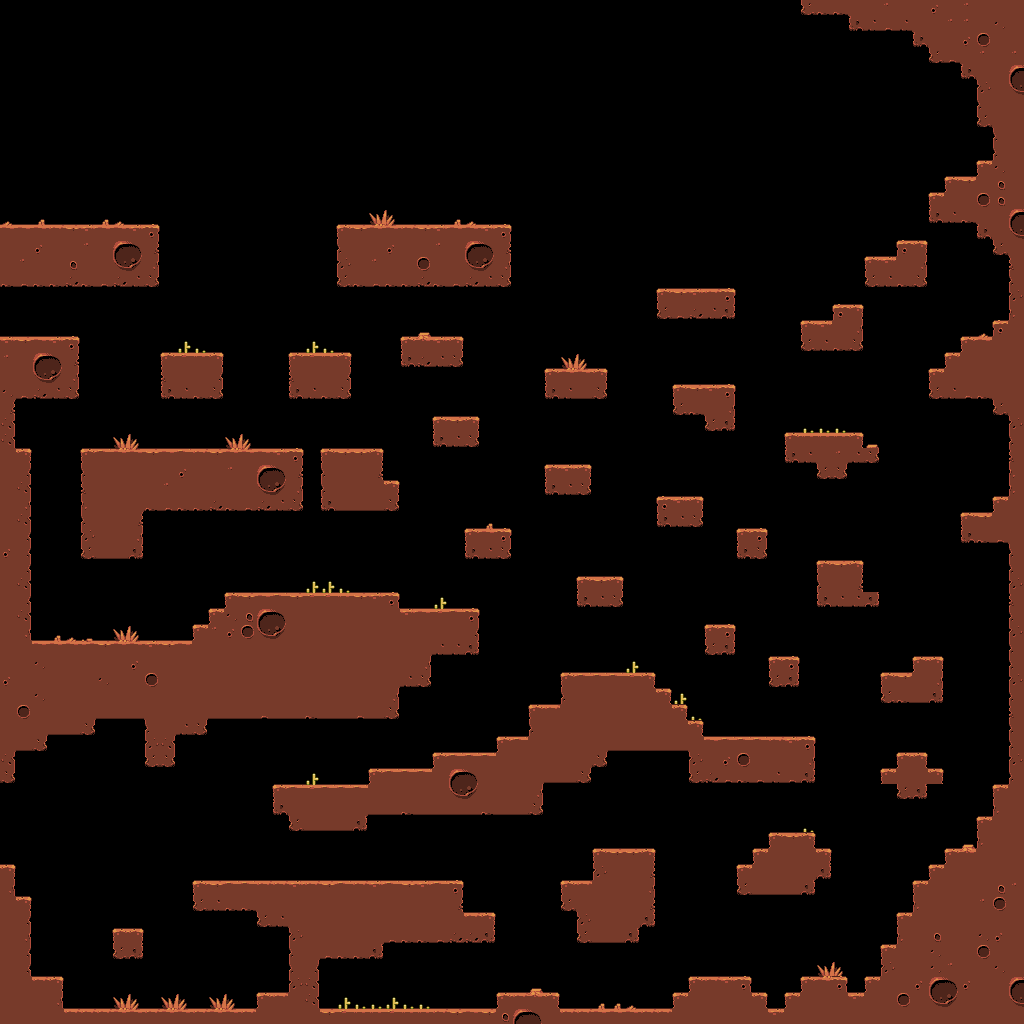

Below is a game level as drawn by its tile map, then a one-line description and the .tmx that defines it (tile-layer data replaced by summaries):
An orthogonal 64x64 tile map with 16x16 px tiles, 1 tile layer (Tile Layer 1).

<map version="1.0" orientation="orthogonal" renderorder="right-down" width="64" height="64" tilewidth="16" tileheight="16" nextobjectid="1">
 <tileset firstgid="1" name="tiles-1" tilewidth="16" tileheight="16" tilecount="68" columns="17">
  <image source="tiles-1.png" width="272" height="64" />
 </tileset>
 <layer name="Tile Layer 1" width="64" height="64">
  <data>[4096 cells, 1233 non-empty, 52 distinct tile ids]</data>
 </layer>
</map>
